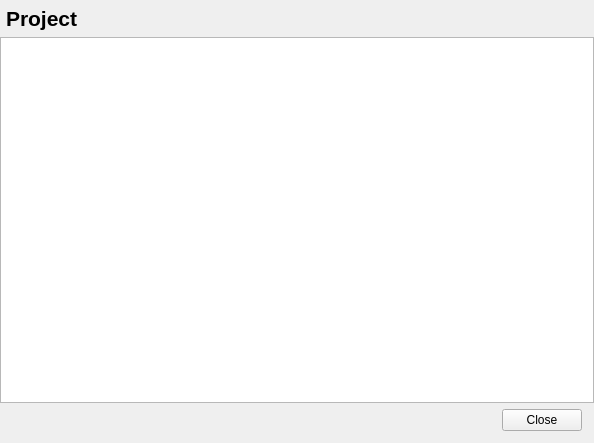
<?xml version="1.0" encoding="UTF-8"?>
<ui version="4.0">
 <class>Project</class>
 <widget class="QWidget" name="Project">
  <property name="geometry">
   <rect>
    <x>0</x>
    <y>0</y>
    <width>594</width>
    <height>443</height>
   </rect>
  </property>
  <property name="windowTitle">
   <string>Form</string>
  </property>
  <layout class="QVBoxLayout" name="verticalLayout">
   <property name="spacing">
    <number>0</number>
   </property>
   <property name="leftMargin">
    <number>0</number>
   </property>
   <property name="topMargin">
    <number>0</number>
   </property>
   <property name="rightMargin">
    <number>0</number>
   </property>
   <property name="bottomMargin">
    <number>0</number>
   </property>
   <item>
    <layout class="QHBoxLayout" name="layout_title">
     <property name="leftMargin">
      <number>6</number>
     </property>
     <property name="topMargin">
      <number>6</number>
     </property>
     <property name="rightMargin">
      <number>6</number>
     </property>
     <property name="bottomMargin">
      <number>6</number>
     </property>
     <item>
      <widget class="QLabel" name="lbl_title">
       <property name="font">
        <font>
         <pointsize>16</pointsize>
         <weight>75</weight>
         <bold>true</bold>
        </font>
       </property>
       <property name="text">
        <string>Project</string>
       </property>
      </widget>
     </item>
     <item>
      <spacer name="horizontalSpacer">
       <property name="orientation">
        <enum>Qt::Horizontal</enum>
       </property>
       <property name="sizeHint" stdset="0">
        <size>
         <width>40</width>
         <height>20</height>
        </size>
       </property>
      </spacer>
     </item>
    </layout>
   </item>
   <item>
    <widget class="QTableWidget" name="table">
     <property name="alternatingRowColors">
      <bool>false</bool>
     </property>
     <property name="selectionMode">
      <enum>QAbstractItemView::SingleSelection</enum>
     </property>
    </widget>
   </item>
   <item>
    <layout class="QHBoxLayout" name="horizontalLayout_2">
     <property name="spacing">
      <number>6</number>
     </property>
     <property name="leftMargin">
      <number>12</number>
     </property>
     <property name="topMargin">
      <number>6</number>
     </property>
     <property name="rightMargin">
      <number>12</number>
     </property>
     <property name="bottomMargin">
      <number>12</number>
     </property>
     <item>
      <spacer name="horizontalSpacer_2">
       <property name="orientation">
        <enum>Qt::Horizontal</enum>
       </property>
       <property name="sizeHint" stdset="0">
        <size>
         <width>40</width>
         <height>20</height>
        </size>
       </property>
      </spacer>
     </item>
     <item>
      <widget class="QPushButton" name="btn_close">
       <property name="text">
        <string>Close</string>
       </property>
       <property name="autoDefault">
        <bool>false</bool>
       </property>
       <property name="default">
        <bool>false</bool>
       </property>
      </widget>
     </item>
    </layout>
   </item>
  </layout>
 </widget>
 <tabstops>
  <tabstop>table</tabstop>
  <tabstop>btn_close</tabstop>
 </tabstops>
 <resources/>
 <connections/>
</ui>
